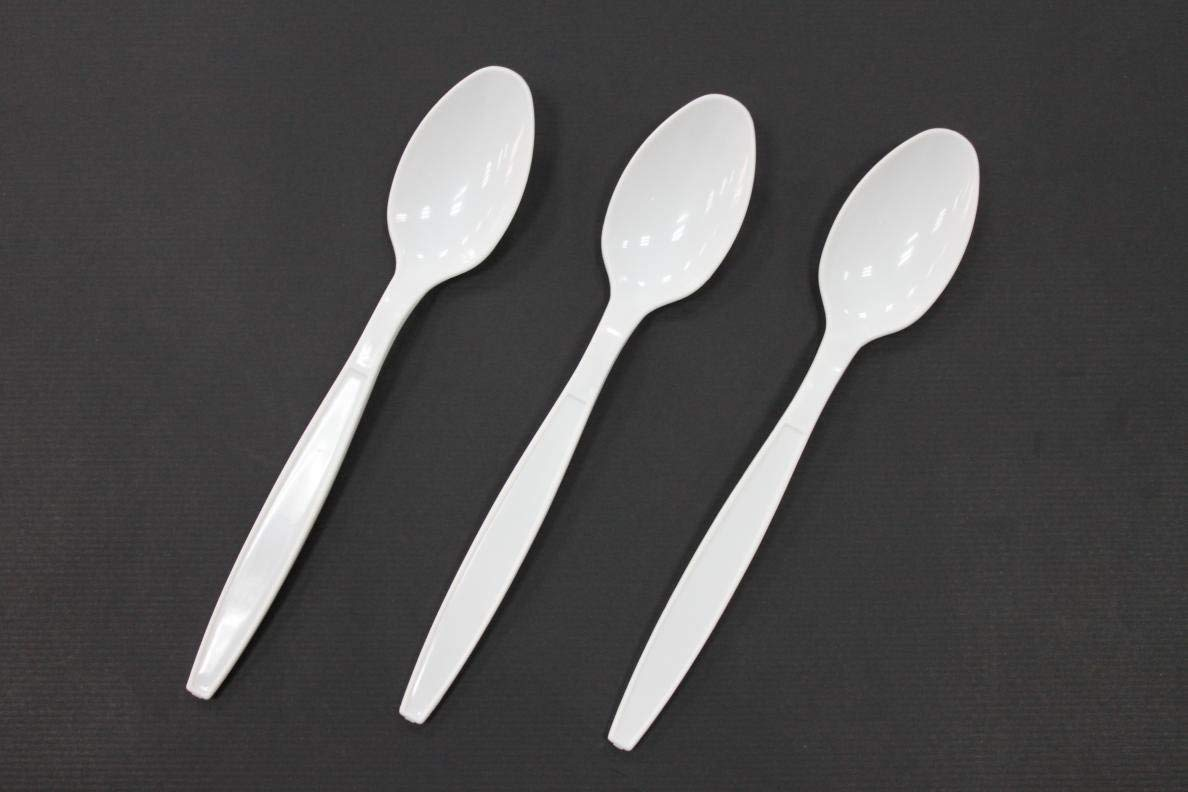
#> input picture images/plastic_dark_background.jpg, 1188 x 792 px
$ jupyter execute --allow-errors find_brightest_area.ipynb   (older library calls are emulated)
#> lines starting #> are read from the running program, lines starting #| are printed output that depends on the picture
[cell 1]
from skimage import io, filters
import os

import numpy as np
import matplotlib.pyplot as plt

from skimage.color import rgb2gray

from mpl_toolkits import mplot3d

[cell 2]
plt.rcParams['figure.figsize'] = (20.0, 10.0)

[cell 3]
image = io.imread('../images/plastic_dark_background.jpg')
#> image is the input picture: shape (792, 1188, 3); mean R, G, B 80.8, 79.5, 79.7
image = io.imread('../images/sp5.png')
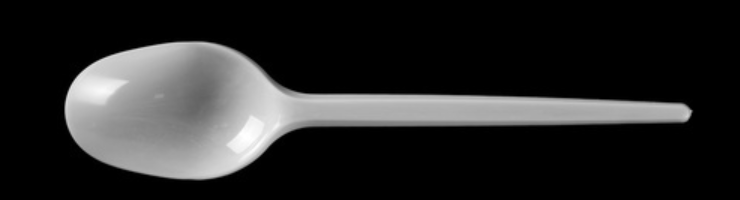
#> input picture images/sp5.png, 740 x 200 px
#> image is the input picture: shape (200, 740, 3); min 0, max 255, mean 40.9

grayscale = rgb2gray(image)

[cell 4]
import numpy as np
import matplotlib.pyplot as plt
from mpl_toolkits.mplot3d import Axes3D

# generate some sample data

# downscaling has a "smoothing" effect
#lena = scipy.misc.imresize(lena, 0.15, interp='cubic')

# create the x and y coordinate arrays (here we just use pixel indices)
xx, yy = np.mgrid[0:grayscale.shape[0], 0:grayscale.shape[1]]

# create the figure
fig = plt.figure()
#> (the rest of this cell did not finish here and is left out)

[cell 5]
from collections import deque

[cell 6]
def find_lightest_area_value(grayscale, area_size):
    #print(area_size)
    threshold = 0.01
    pixel_count = 0
    while pixel_count < area_size:
        filtered = np.zeros(grayscale.shape, dtype=np.int8)
        count = 0
        for y, y_val in enumerate(grayscale):
            for x, x_val in enumerate(y_val):
                if x_val > max_value - threshold:
                    count += 1
                    filtered[y,x] = 1

        for y, y_val in enumerate(filtered):
            for x, x_val in enumerate(y_val):
                if x_val == 1:
                    start = (y, x)
                    visited = np.zeros(grayscale.shape, dtype=np.int8)
                    search_queue = deque()
                    search_queue.append(start)
                    visited[start] = 1
                    pixel_count = 1

                    while search_queue:
                        popped = search_queue.popleft()
                        up = (popped[0] + 1, popped[1])
                        down = (popped[0] - 1, popped[1])
                        left = (popped[0], popped[1] - 1)
                        right = (popped[0], popped[1] + 1)
                        for neighbor in [up, down, left, right]:
                            if filtered[neighbor] == 1 and visited[neighbor] == 0:
                                pixel_count += 1
                                visited[neighbor] = 1
                                search_queue.append(neighbor)
                                filtered[neighbor] = 0
                    #print(pixel_count)
                    if pixel_count >= area_size:
                        break
            if pixel_count >= area_size:
                break
        threshold += 0.001

    #print("final pixel count", pixel_count)
    value_sum = 0
    value_count = 0
    for y, y_val in enumerate(grayscale):
        for x, x_val in enumerate(y_val):
            if visited[y][x] == 1:
                value_count += 1
                value_sum += grayscale[y][x]
    print("value count", value_count)
    return value_sum/value_count

#> (a cell that did not finish here is left out)

#> (a cell that did not finish here is left out)

[cell 9]
area_sizes = list(range(10, 200, 10))

#> (a cell that did not finish here is left out)

#> (a cell that did not finish here is left out)

#> (a cell that did not finish here is left out)

[cell 13]
image = io.imread('../images/sp3.png')
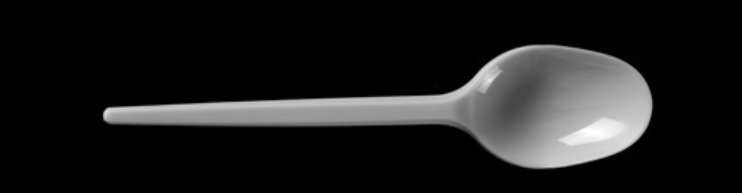
#> input picture images/sp3.png, 742 x 193 px
#> image is the input picture: shape (193, 742, 3); min 0, max 255, mean 29.1
grayscale = rgb2gray(image)
#> grayscale: shape (193, 742) float64

[cell 14]
def model_results(filename):
#> called with filename = '../images/sp3.png'
    image = io.imread(filename)
    grayscale = rgb2gray(image)
    area_sizes = list(range(10, 300, 5))
    output = np.zeros(len(area_sizes), dtype=np.float)

    for x, area_size in enumerate(area_sizes):
        output[x] = find_lightest_area_value(grayscale, area_size)
#> after the loop, output = 58 values from 0 to 0
    plt.plot(area_sizes, output)
